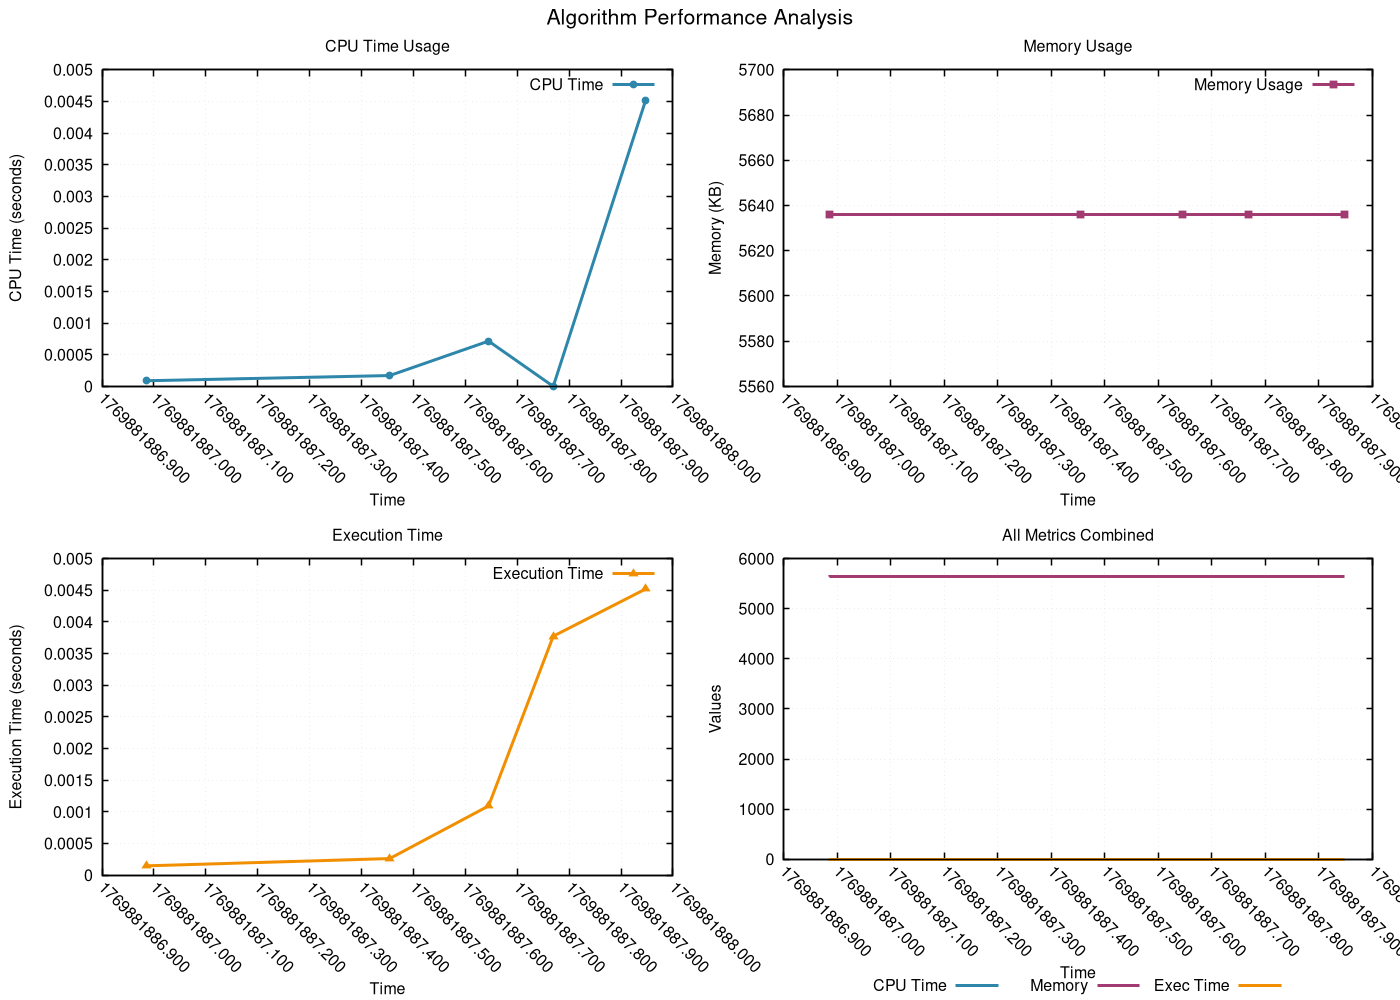

The gnuplot source for this figure:
# GNUplot script for resource monitoring
set terminal pngcairo enhanced font 'Helvetica,12' size 1400,1000
set output 'png/insertion_sort_20260131_225122.png'

set multiplot layout 2,2 title 'Algorithm Performance Analysis' font 'Helvetica,16'
set style line 1 lc rgb '#2E86AB' lt 1 lw 3 pt 7 ps 0.8
set style line 2 lc rgb '#A23B72' lt 1 lw 3 pt 5 ps 0.8
set style line 3 lc rgb '#F18F01' lt 1 lw 3 pt 9 ps 0.8
set style line 4 lc rgb '#F19C79' lt 1 lw 3 pt 11 ps 0.8
set style line 5 lc rgb '#0ABB9F' lt 1 lw 3 pt 13 ps 0.8

set format x "%.3f"
set xtics rotate by -45
set autoscale x

set title 'CPU Time Usage'
set xlabel 'Time'
set ylabel 'CPU Time (seconds)'
set grid linestyle 1 lc rgb '#D3D3D3' lt 0 lw 1
set border linewidth 1.5
plot 'png/insertion_sort_20260131_225122.dat' using 1:2 with linespoints ls 1 title 'CPU Time'
set title 'Memory Usage'
set xlabel 'Time'
set ylabel 'Memory (KB)'
set grid linestyle 1 lc rgb '#D3D3D3' lt 0 lw 1
set border linewidth 1.5
plot 'png/insertion_sort_20260131_225122.dat' using 1:3 with linespoints ls 2 title 'Memory Usage'
set title 'Execution Time'
set xlabel 'Time'
set ylabel 'Execution Time (seconds)'
set grid linestyle 1 lc rgb '#D3D3D3' lt 0 lw 1
set border linewidth 1.5
plot 'png/insertion_sort_20260131_225122.dat' using 1:4 with linespoints ls 3 title 'Execution Time'
set title 'All Metrics Combined'
set xlabel 'Time'
set ylabel 'Values'
set grid linestyle 1 lc rgb '#D3D3D3' lt 0 lw 1
set border linewidth 1.5
set key outside center bottom horizontal
plot 'png/insertion_sort_20260131_225122.dat' using 1:2 with lines ls 1 title 'CPU Time', \
     'png/insertion_sort_20260131_225122.dat' using 1:3 with lines ls 2 title 'Memory', \
     'png/insertion_sort_20260131_225122.dat' using 1:4 with lines ls 3 title 'Exec Time'
unset multiplot
